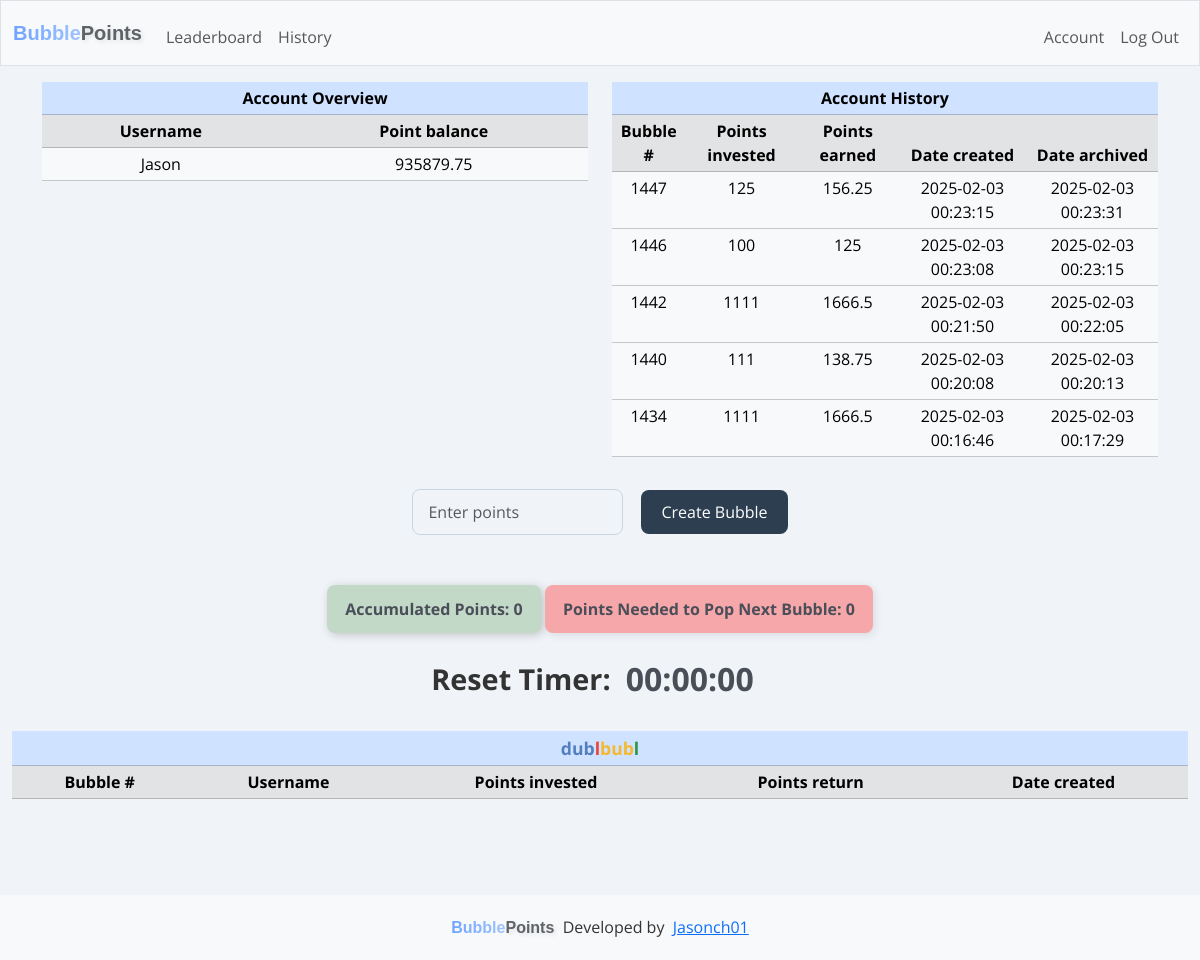
The page / (signed in) on the database its author committed.
### tables this page shows
CREATE TABLE users (
        id INTEGER PRIMARY KEY AUTOINCREMENT NOT NULL,
        username TEXT NOT NULL,
        hash TEXT NOT NULL,
        points INTEGER NOT NULL DEFAULT 1000,
        total_points_earned INTEGER NOT NULL DEFAULT 0,
        email TEXT UNIQUE
    );

CREATE TABLE dublbubl_history (
        history_id INTEGER PRIMARY KEY AUTOINCREMENT NOT NULL,
        user_id INTEGER NOT NULL,
        username TEXT NOT NULL,       
        row_id INTEGER NOT NULL,
        creator_id INTEGER NOT NULL,
        creator_username TEXT NOT NULL,
        points_in INTEGER NOT NULL,
        points_out INTEGER NOT NULL,
        date_created TEXT NOT NULL,
        date_archived TEXT NOT NULL
    );

CREATE TABLE points_tracker (
            tracker_id INTEGER PRIMARY KEY AUTOINCREMENT NOT NULL,
            current_points_in INTEGER NOT NULL,
            date_created TEXT NOT NULL        
        );

### app.py (the view)
@app.route("/", methods=["GET", "POST"])
def index():
    start_timer()
    try:
        dublbubl = cur.execute("SELECT * FROM dublbubl").fetchall()
        rows_per_page = 20
        page = request.args.get("page", 1, type=int)
        offset = (page - 1) * rows_per_page
        dublbubl = cur.execute("""
            SELECT * FROM dublbubl
            ORDER BY row_id ASC
            LIMIT ? OFFSET ?
        """, (rows_per_page, offset)).fetchall()
        total_rows = cur.execute("SELECT COUNT(*) FROM dublbubl").fetchone()[0]
        total_pages = (total_rows + rows_per_page - 1) // rows_per_page
        current_points_in = cur.execute("SELECT current_points_in FROM points_tracker").fetchone()
        oldest_row_points_out = cur.execute("SELECT points_out FROM dublbubl ORDER BY row_id ASC LIMIT 1").fetchone()
        user_id = session.get("user_id")
        if user_id:
            user = cur.execute("SELECT * FROM users WHERE id = ?", (user_id,)).fetchall()
            user_history = cur.execute("SELECT * FROM dublbubl_history WHERE creator_id = ? ORDER BY row_id DESC LIMIT 5", (user_id,)).fetchall()
        else:
            user = None
            user_history = None
    except sqlite3.OperationalError as e:
        print("Error: dublbubl_history table does not exist, creating it.")
        init_db()
    if current_points_in is None or oldest_row_points_out is None:
        print("Error: current_points_in or oldest_row_points_out is None.")
        points_in_required = 0  # Default value
    else:
        points_in_required = oldest_row_points_out[0] - current_points_in[0]
    socketio.emit("update_points_info", {
        "current_points_in": current_points_in[0],  # Emitting the actual points_in value
        "points_in_required": points_in_required  # Emitting the calculated points_in_required
    })  # Broadcasts to all connected clients
    points = request.form.get("points")
    current_date = datetime.datetime.now().strftime("%Y-%m-%d %H:%M:%S")
    message = None
    if request.method == "POST":
        if user_id is None:
            return render_template("login.html", message="You must be logged in to create a bubble")
        if not points:
            flash("No points entered", "danger")  # Use "danger" for errors
            return redirect(url_for("index"))
        try:
            points = int(points)
        except ValueError:
            flash("Invalid input", "danger")
            return redirect(url_for("index"))
        if points is None:
            return "Invalid Input"
        elif points <= 0 or points > 10000:
            flash("Points must be between 1 and 10000", "danger")
            return redirect(url_for("index"))
        user_id = session["user_id"]
        user = cur.execute("SELECT * FROM users WHERE id = ?", (user_id,)).fetchone()
        current_points = cur.execute("SELECT points FROM users WHERE id = ?", (user[0],)).fetchone()
        current_points = current_points[0] if current_points else 0  # Default to 0 if no value exists
        if current_points < points:
            flash("Not enough points", "danger")
            return redirect(url_for("index"))
        try:
            if points >= 10000:
                points_out = points * 2  # If points are 10,000 or more, multiply by 2
            elif points >= 5000:
                points_out = points * 1.75  # If points are 5,000 or more but less than 10,000, multiply by 1.75
            elif points >= 1000:
                points_out = points * 1.5  # If points are 1,000 or more but less than 10,000, multiply by 1.5
            else:
                points_out = points * 1.25  # Otherwise, points_out equals points_in (e.g., for smaller amounts)
            cur.execute("""
            INSERT INTO dublbubl (row_id, user_id, username, points_in, points_out, date_created)
            VALUES (?, ?, ?, ?, ?, ?)
            """, (None, user[0], user[1], points, (points_out), current_date))
            con.commit()
            updated_rows = cur.execute("""
                SELECT * FROM dublbubl
                ORDER BY row_id ASC
                LIMIT ? OFFSET ?
            """, (rows_per_page, offset)).fetchall()
            socketio.emit("update_table", {"rows": updated_rows, "page": page})
            total_points = current_points - points
            if total_points < 0:
                return "Error: Insufficient points balance."
            cur.execute("UPDATE users SET points = ? WHERE id = ?", (total_points, user[0]))
            con.commit()
            socketio.emit("update_point_balance", {
                "point_balance": total_points  # Emitting only the total points balance
            }, room=user[0])  # Emits only to the specific user
            print(f"Emitting update to room: {user[0]} with new balance: {total_points}")
        except Exception as e:
            print(f"Error inserting row into dublbubl: {e}")
            con.rollback()
        current_points_in = cur.execute("SELECT current_points_in FROM points_tracker").fetchone()
        row_count = cur.execute("SELECT COUNT(*) FROM dublbubl").fetchone()[0]
        print(f"Number of rows in dublbubl: {row_count}")
        if row_count > 1:
            if current_points_in:
                new_points_in = current_points_in[0] + points
                cur.execute("UPDATE points_tracker SET current_points_in = ?, date_created = ?", (new_points_in, current_date))
            else:
                cur.execute("INSERT INTO points_tracker (current_points_in, date_created) VALUES (?, ?)", (points, current_date))
            con.commit()
        else:
            new_points_in = current_points_in[0] if current_points_in else 0
            print(f"New points in is { new_points_in }")
        oldest_row_points_out = cur.execute("SELECT points_out FROM dublbubl ORDER BY row_id ASC LIMIT 1").fetchone()
        print(f"Oldest row points out: {oldest_row_points_out[0]}")
        if oldest_row_points_out is None:
            print("No rows found in dublbubl. Exiting loop.")
        else:
            while new_points_in >= oldest_row_points_out[0]:
                oldest_row_id = cur.execute("SELECT row_id FROM dublbubl ORDER BY row_id ASC LIMIT 1").fetchone()
                oldest_row = cur.execute("SELECT * FROM dublbubl ORDER BY row_id ASC LIMIT 1").fetchone()
                if oldest_row is not None:
                        current_total_points = cur.execute("SELECT total_points_earned FROM users WHERE id = ?", (oldest_row[1],)).fetchone()
                        if current_total_points is None:
                            print("No points found for this user.")
                            current_total_points = 0  # Default to 0 if no value exists
                        else:
                            current_total_points = current_total_points[0]  # Extract the value from the tuple
                        print(f"Current total points: {current_total_points}")
                        points = cur.execute("SELECT points FROM users WHERE id = ?", (oldest_row[1],)).fetchone()
                        if points is None:
                            print("No points balance found for this user.")
                            points = 0  # Default to 0 if no value exists
                        else:
                            points = points[0]  # Extract the value from the tuple
                        print(f"User's point balance: {points}")
                else:
                    print("Oldest row is None, skipping points check.")
                if oldest_row:
                    cur.execute("""
                    INSERT INTO dublbubl_history (user_id, username, row_id, creator_id, creator_username, points_in, points_out, date_created, date_archived)
                    VALUES (?, ? ,?, ?, ? ,?, ?, ?, ?)
                    """, (user[0], user[1], oldest_row[0], oldest_row[1], oldest_row[2], oldest_row[3], oldest_row[4], oldest_row[5], current_date))
                    con.commit()
                    updated_user_history = cur.execute("""
                        SELECT * FROM dublbubl_history
                        WHERE creator_id = ?
                        ORDER BY row_id DESC
                        LIMIT 5
                    """, (user[0],)).fetchall()
                    print(f"Checking user[0]: {user[0]}")
                    print(f"Fetching history for creator_id: {user[0]}")
                    print("Fetched history:", updated_user_history)
                    socketio.emit("update_user_history", {
                        "history": [
                            {
                                "bubble_number": row[3],
                                "points_invested": row[6],
                                "points_earned": row[7],
                                "created_on": row[8],
                                "archived_on": row[9]
                            } for row in updated_user_history
                        ]
                    }, room=user[0])  # Emits only to the specific user
                    print(f"Emitting update to room: {user[0]} with updated user history: {oldest_row[4]}")
                    total_points_earned = current_total_points + oldest_row[4]
                    cur.execute("UPDATE users SET total_points_earned = ? WHERE id = ?", (total_points_earned, oldest_row[1]))
                    con.commit()
                    total_points = points + oldest_row[4]
                    cur.execute("UPDATE users SET points = ? WHERE id = ?", (total_points, oldest_row[1]))
                    con.commit()
                    current_total_points = total_points_earned
                    updated_total_points = cur.execute("SELECT points FROM users WHERE id = ?",(user_id,)).fetchone()
                    updated_total_points = updated_total_points[0] if updated_total_points else 0
                    socketio.emit("update_point_balance", {
                        "point_balance": updated_total_points  # Only emitting the total points balance
                    }, room=user_id)  # Emits only to the specific user
                    print(f"Emitting update to room: {user_id} with new balance: {updated_total_points}")
                if oldest_row_id is not None:
                    cur.execute("DELETE FROM dublbubl WHERE row_id = ?", (oldest_row_id[0],))
                    con.commit()
                else:
                    print("Error: oldest_row_id is None, unable to delete row.")
                remaining_points_in = new_points_in - oldest_row_points_out[0]
                cur.execute("UPDATE points_tracker SET current_points_in = ?, date_created = ?", (remaining_points_in, current_date))
                con.commit()
                updated_rows = cur.execute("""
                    SELECT * FROM dublbubl
                    ORDER BY row_id ASC
                    LIMIT ? OFFSET ?
                """, (rows_per_page, offset)).fetchall()
                socketio.emit("update_table", {"rows": updated_rows, "page": page})
                print(f"Emitting updated rows to room: {user[0]}")
                new_points_in = remaining_points_in
                oldest_row_points_out = cur.execute("SELECT points_out FROM dublbubl ORDER BY row_id ASC LIMIT 1").fetchone()
                if new_points_in <= 0 or oldest_row_points_out is None:
                    print("No more rows in dublbubl. Exiting loop.")
                    break
        flash("Bubble created successfully!", "success")
        return redirect(url_for("index"))
    else:
        return render_template('index.html', dublbubl=dublbubl, user=user, message=message, current_points_in=current_points_in, points_in_required=points_in_required, user_history=user_history, page=page, total_rows=total_rows, total_pages=total_pages)

### templates/index.html (shortened to what this page needs)
{% extends "layout.html" %}
{% block main %}
{% if session["user_id"] %}
<div class="container text-center dashboard">
  <div class="row justify-content-center">
    <div class="col">
      <table class="table table-responsive table-sm account-overview">
        <thead class="table-primary">
          <tr class="table-primary">
            <th class="table-primary" colspan="2">Account Overview</th>
          </tr>
        </thead>
        <thead class="table-light">
          <tr class="table-secondary">
            <th class="table-secondary">Username</th>
            <th class="table-secondary">Point balance</th>
          </tr>
        </thead>
        <tbody id="point-balance">
          {% for user in user %}
          <tr class="table-light" data-user-id="{{ user[0] }}">
            <td class="table-light">{{ user[1] }}</td>
            <td class="table-light">{{ user[3] }}</td>
          </tr>
          {% endfor %}
        </tbody>
      </table>
    </div>
    <div class="col">
      <table class="table table-responsive table-sm account-history">
        <thead class="table-primary">
          <tr class="table-primary">
            <th class="table-primary" colspan="5">Account History</th>
          </tr>
        </thead>
        <thead class="table-secondary">
          <tr class="table-secondary">
            <th>Bubble #</th>
            <th>Points invested</th>
            <th>Points earned</th>
            <th>Date created</th>
            <th>Date archived</th>
          </tr>
        </thead>
        <tbody id="user-history">
          {% for user in user_history %}
          <tr class="table-light">
            <td>{{ user[3] }}</td>
            <td>{{ user[6] }}</td>
            <td>{{ user[7] }}</td>
            <td>{{ user[8] }}</td>
            <td>{{ user[9] }}</td>
          </tr>
          {% endfor %}
        </tbody>
      </table>
    </div>
  </div>
</div>
<form action="/" method="post" class="d-flex justify-content-center align-items-center">
  <input class="form-control me-2 w-auto" name="points" placeholder="Enter points" type="number">
  <button class="btn btn-primary" type="submit">Create Bubble</button>
</form>
{% endif %}
<div class="tracker text-center">
  <p id="current_points_in">Accumulated Points: {{ current_points_in[0] }}</p>
  <p id="points_in_required">Points Needed to Pop Next Bubble: {{ points_in_required }}</p>
  <div class="timer-container">
      <span class="reset-timer-text">Reset Timer: </span>
      <span id="countdown_timer" class="low-time">00:00:00</span>
  </div>
</div>
<table class="table table-success table-sm text-center">
  <thead class="table-primary">
    <tr class="table-primary">
      <th class="table-primary" colspan="5"><div class="table-header"><span class="blue">dub</span><span class="red">l</span><span class="yellow">bub</span><span class="green">l</span></div></th>
    </tr>
  </thead>
  <thead>
    <tr class="table-secondary">
      <th>Bubble #</th>
      <th>Username</th>
      <th>Points invested</th>
      <th>Points return</th>
      <th>Date created</th>
    </tr>
  </thead>
</table>
{% endblock %}

### rows shown on the page
users: username "Jason", points "935879.75"
dublbubl_history: row "1447", points_in "125", points_out "156.25", date_created "2025-02-03 00:23:15", date_archived "2025-02-03 00:23:31"
dublbubl_history: row "1446", points_in "100", points_out "125", date_created "2025-02-03 00:23:08", date_archived "2025-02-03 00:23:15"
dublbubl_history: row "1442", points_in "1111", points_out "1666.5", date_created "2025-02-03 00:21:50", date_archived "2025-02-03 00:22:05"
dublbubl_history: row "1440", points_in "111", points_out "138.75", date_created "2025-02-03 00:20:08", date_archived "2025-02-03 00:20:13"
dublbubl_history: row "1434", points_in "1111", points_out "1666.5", date_created "2025-02-03 00:16:46", date_archived "2025-02-03 00:17:29"
points_tracker: current_points_in "0"

### other values the page prints
{{ points_in_required }} "0"
